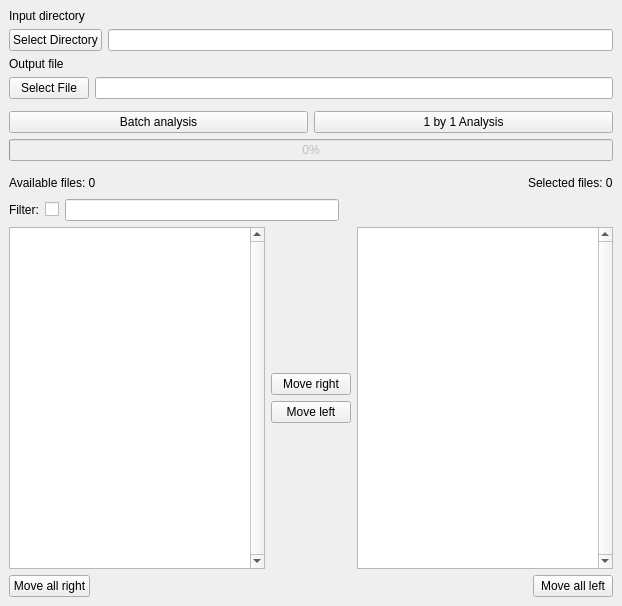
<?xml version="1.0" encoding="UTF-8"?>
<ui version="4.0">
 <class>MainWindow</class>
 <widget class="QMainWindow" name="MainWindow">
  <property name="geometry">
   <rect>
    <x>0</x>
    <y>0</y>
    <width>622</width>
    <height>606</height>
   </rect>
  </property>
  <property name="windowTitle">
   <string>GSound Bulk Analyzer</string>
  </property>
  <widget class="QWidget" name="centralwidget">
   <layout class="QGridLayout" name="gridLayout">
    <item row="0" column="1">
     <layout class="QVBoxLayout" name="mainVL">
      <item>
       <widget class="QLabel" name="dirLabel">
        <property name="text">
         <string>Input directory</string>
        </property>
       </widget>
      </item>
      <item>
       <layout class="QHBoxLayout" name="dirHL">
        <item>
         <widget class="QPushButton" name="dirSelectBtn">
          <property name="text">
           <string>Select Directory</string>
          </property>
         </widget>
        </item>
        <item>
         <widget class="QLineEdit" name="dirLE"/>
        </item>
       </layout>
      </item>
      <item>
       <widget class="QLabel" name="fileLabel">
        <property name="text">
         <string>Output file</string>
        </property>
       </widget>
      </item>
      <item>
       <layout class="QHBoxLayout" name="fileHL">
        <item>
         <widget class="QPushButton" name="fileSelectBtn">
          <property name="text">
           <string>Select File</string>
          </property>
         </widget>
        </item>
        <item>
         <widget class="QLineEdit" name="fileLE"/>
        </item>
       </layout>
      </item>
      <item>
       <widget class="KSeparator" name="kseparator"/>
      </item>
      <item>
       <layout class="QHBoxLayout" name="runHL">
        <item>
         <widget class="QPushButton" name="runBtn">
          <property name="text">
           <string>Batch analysis</string>
          </property>
         </widget>
        </item>
        <item>
         <widget class="QPushButton" name="run1b1Btn">
          <property name="text">
           <string>1 by 1 Analysis</string>
          </property>
         </widget>
        </item>
       </layout>
      </item>
      <item>
       <widget class="QProgressBar" name="progressBar">
        <property name="enabled">
         <bool>false</bool>
        </property>
        <property name="value">
         <number>0</number>
        </property>
       </widget>
      </item>
      <item>
       <widget class="KSeparator" name="kseparator_2"/>
      </item>
      <item>
       <layout class="QHBoxLayout" name="availableSelectedHL">
        <item>
         <widget class="QLabel" name="availableLabel">
          <property name="text">
           <string>Available files: 0</string>
          </property>
         </widget>
        </item>
        <item>
         <spacer name="availableSelectedHS">
          <property name="orientation">
           <enum>Qt::Horizontal</enum>
          </property>
          <property name="sizeHint" stdset="0">
           <size>
            <width>40</width>
            <height>20</height>
           </size>
          </property>
         </spacer>
        </item>
        <item>
         <widget class="QLabel" name="selectedLabel">
          <property name="text">
           <string>Selected files: 0</string>
          </property>
         </widget>
        </item>
       </layout>
      </item>
      <item>
       <layout class="QHBoxLayout" name="horizontalLayout">
        <item>
         <widget class="QLabel" name="filterLabel">
          <property name="text">
           <string>Filter:</string>
          </property>
         </widget>
        </item>
        <item>
         <widget class="QCheckBox" name="filterCB">
          <property name="text">
           <string/>
          </property>
         </widget>
        </item>
        <item>
         <widget class="QLineEdit" name="filterLE"/>
        </item>
        <item>
         <spacer name="horizontalSpacer">
          <property name="orientation">
           <enum>Qt::Horizontal</enum>
          </property>
          <property name="sizeHint" stdset="0">
           <size>
            <width>40</width>
            <height>20</height>
           </size>
          </property>
         </spacer>
        </item>
       </layout>
      </item>
      <item>
       <layout class="QHBoxLayout" name="listHL">
        <item>
         <widget class="QListWidget" name="availableList">
          <property name="sizePolicy">
           <sizepolicy hsizetype="Expanding" vsizetype="Minimum">
            <horstretch>0</horstretch>
            <verstretch>0</verstretch>
           </sizepolicy>
          </property>
          <property name="verticalScrollBarPolicy">
           <enum>Qt::ScrollBarAlwaysOn</enum>
          </property>
          <property name="selectionMode">
           <enum>QAbstractItemView::MultiSelection</enum>
          </property>
          <property name="sortingEnabled">
           <bool>true</bool>
          </property>
         </widget>
        </item>
        <item>
         <layout class="QVBoxLayout" name="moveVL">
          <item>
           <spacer name="verticalSpacer">
            <property name="orientation">
             <enum>Qt::Vertical</enum>
            </property>
            <property name="sizeHint" stdset="0">
             <size>
              <width>20</width>
              <height>40</height>
             </size>
            </property>
           </spacer>
          </item>
          <item>
           <widget class="QPushButton" name="rightBtn">
            <property name="text">
             <string>Move right</string>
            </property>
           </widget>
          </item>
          <item>
           <widget class="QPushButton" name="leftBtn">
            <property name="text">
             <string>Move left</string>
            </property>
           </widget>
          </item>
          <item>
           <spacer name="verticalSpacer_2">
            <property name="orientation">
             <enum>Qt::Vertical</enum>
            </property>
            <property name="sizeHint" stdset="0">
             <size>
              <width>20</width>
              <height>40</height>
             </size>
            </property>
           </spacer>
          </item>
         </layout>
        </item>
        <item>
         <widget class="QListWidget" name="selectedList">
          <property name="sizePolicy">
           <sizepolicy hsizetype="Expanding" vsizetype="Minimum">
            <horstretch>0</horstretch>
            <verstretch>0</verstretch>
           </sizepolicy>
          </property>
          <property name="verticalScrollBarPolicy">
           <enum>Qt::ScrollBarAlwaysOn</enum>
          </property>
          <property name="selectionMode">
           <enum>QAbstractItemView::MultiSelection</enum>
          </property>
          <property name="sortingEnabled">
           <bool>true</bool>
          </property>
         </widget>
        </item>
       </layout>
      </item>
      <item>
       <layout class="QHBoxLayout" name="moveAllHL">
        <item>
         <widget class="QPushButton" name="allRightBtn">
          <property name="text">
           <string>Move all right</string>
          </property>
         </widget>
        </item>
        <item>
         <spacer name="moveAllHS">
          <property name="orientation">
           <enum>Qt::Horizontal</enum>
          </property>
          <property name="sizeHint" stdset="0">
           <size>
            <width>40</width>
            <height>20</height>
           </size>
          </property>
         </spacer>
        </item>
        <item>
         <widget class="QPushButton" name="allLeftBtn">
          <property name="text">
           <string>Move all left</string>
          </property>
         </widget>
        </item>
       </layout>
      </item>
     </layout>
    </item>
   </layout>
  </widget>
 </widget>
 <customwidgets>
  <customwidget>
   <class>KSeparator</class>
   <extends>QFrame</extends>
   <header>kseparator.h</header>
  </customwidget>
 </customwidgets>
 <resources/>
 <connections/>
</ui>
